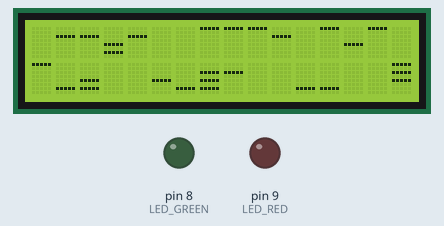
This sketch was run on a simulated Arduino Uno, built with avr-gcc and run on an emulated ATmega328P. Shown: 16×2 character LCD, output pins drawn as LEDs (lit = HIGH). Dashed ring = blinking. Random numbers use the default seed unless the sketch sets one.

Above: at 0.47 s.
At 2.25 s:
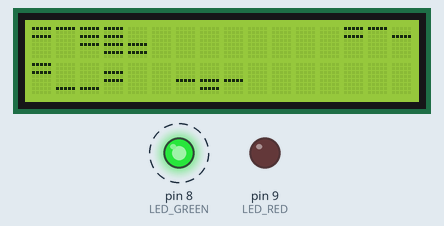
At 3.27 s:
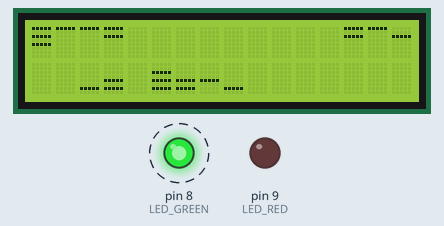
At 7.5 s:
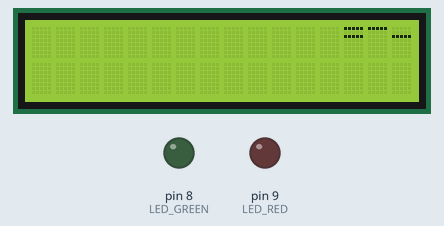
Timing chart, 0 to 9.0 s (numbered marks = the images above):
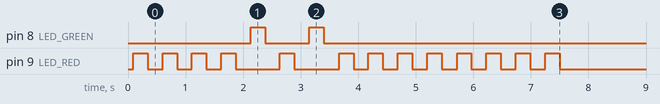

The sketch:

main.ino
```cpp
/* Arduino Tutorial: Learn how to use an LCD 16x2 screen
   More info: http://www.ardumotive.com/how-to-use-an-lcd-dislpay-en.html  */

//Include LCD library
#include <LiquidCrystal.h>

// pins
#define LED_GREEN 8
#define LED_RED   9
#define PIN_RS 12
#define PIN_E  11
#define PIN_D4  5
#define PIN_D5  4
#define PIN_D6  3
#define PIN_D7  2
// LCD size
#define LCD_W 16
#define LCD_H  2

#define WIDTH 16
#define HEIGHT 8

// game related
#define EMPTY 0
#define ALIVE 1
#define DEAD  2
#define BORN  4

LiquidCrystal lcd(PIN_RS, PIN_E, PIN_D4, PIN_D5, PIN_D6, PIN_D7);

char game[WIDTH * HEIGHT];
byte custom_top[8]    = { 31, 0,  0, 0,  0, 0,  0, 0 };
byte custom_topmid[8] = {  0, 0, 31, 0,  0, 0,  0, 0 };
byte custom_botmid[8] = {  0, 0,  0, 0, 31, 0,  0, 0 };
// byte custom_bot[8] = {  0, 0,  0, 0,  0, 0, 31, 0 }; this is the _
byte custom_2top[8]   = { 31, 0, 31, 0,  0, 0,  0, 0 };
// byte custom_2mid[8]= {  0, 0, 31, 0, 31, 0,  0, 0 }; this is the =
byte custom_2bot[8]   = {  0, 0,  0, 0, 31, 0, 31, 0 };
byte custom_3top[8]   = { 31, 0, 31, 0, 31, 0,  0, 0 };
byte custom_3bot[8]   = {  0, 0, 31, 0, 31, 0, 31, 0 };
byte custom_all[8]    = { 31, 0, 31, 0, 31, 0, 31, 0 };

void setup() {
  lcd.createChar(0, custom_top);
  lcd.createChar(1, custom_topmid);
  lcd.createChar(2, custom_botmid);
  lcd.createChar(3, custom_2top);
  lcd.createChar(4, custom_2bot);
  lcd.createChar(5, custom_3top);
  lcd.createChar(6, custom_3bot);
  lcd.createChar(7, custom_all);
  lcd.begin(LCD_W, LCD_H);

  pinMode(LED_GREEN, OUTPUT);
  pinMode(LED_RED, OUTPUT);

  randomSeed(analogRead(0));
  for (short i = 0; i < WIDTH * HEIGHT; ++i) {
    game[i] = random(0, 2);  // pick between 0 and 1
  }
}

char count_neighbors(short col, short row) {
  char neigh = 0;
  if (col > 0          && (game[col - 1 + row   * WIDTH] & ALIVE)) neigh++;
  if (col < WIDTH - 1  && (game[col + 1 + row   * WIDTH] & ALIVE)) neigh++;
  if (row > 0          && (game[col + (row - 1) * WIDTH] & ALIVE)) neigh++;
  if (row < HEIGHT - 1 && (game[col + (row + 1) * WIDTH] & ALIVE)) neigh++;
  if (col > 0         && row > 0          && (game[col - 1 + (row - 1) * WIDTH] & ALIVE)) neigh++;
  if (col < WIDTH - 1 && row > 0          && (game[col + 1 + (row - 1) * WIDTH] & ALIVE)) neigh++;
  if (col > 0         && row < HEIGHT - 1 && (game[col - 1 + (row - 1) * WIDTH] & ALIVE)) neigh++;
  if (col < WIDTH - 1 && row < HEIGHT - 1 && (game[col + 1 + (row + 1) * WIDTH] & ALIVE)) neigh++;

  return neigh;
}

void next_game(char* newborn, char* death) {
  for (short i = 0; i < WIDTH * HEIGHT; ++i) {
    const short col = i % WIDTH;
    const short row = i / WIDTH;
    const char neigh = count_neighbors(col, row);

    if (game[i] & ALIVE) {
      if (neigh < 2) {
        game[i] |= DEAD;
        (*death)++;
      } else if (neigh == 2 || neigh == 3) {
        game[i] |= BORN;
      } else if (neigh > 3) {
        game[i] |= DEAD;
        (*death)++;
      }
    } else if (game[i] == EMPTY && neigh == 3) {
      game[i] |= BORN;
      (*newborn)++;
    }
  }

  // swap
  for (short i = 0; i < WIDTH * HEIGHT; ++i) {
    if (game[i] & DEAD)
      game[i] = EMPTY;
    else if (game[i] & BORN)
      game[i] = ALIVE;
  }
}

void display_game() {
  byte custom[8] = {
    0b00000, 0b00000,
    0b00000, 0b00000,
    0b00000, 0b00000,
    0b00000, 0b00000
  };

  const short ratio_w = WIDTH / LCD_W;
  const short ratio_h = HEIGHT / LCD_H;

  // process char by char on the LCD
  for (short i = 0; i < LCD_W * LCD_H; ++i) {
    const short col = i % LCD_W;
    const short row = i / LCD_W;
    lcd.setCursor(col, row);

    const short x = col * ratio_w;
    const short y = row * ratio_h;

    char state = ((game[x + y       * WIDTH] & ALIVE) << 3) +
                 ((game[x + (y + 1) * WIDTH] & ALIVE) << 2) +
                 ((game[x + (y + 2) * WIDTH] & ALIVE) << 1) +
                  (game[x + (y + 3) * WIDTH] & ALIVE);

    switch (state) {
      // everyone is dead
      case 0: lcd.write(' '); break;
      // 1 living at the bottom
      case 1: lcd.write('_'); break;
      case 2: lcd.write(byte(2)); break;
      case 3: lcd.write(byte(4)); break;
      case 4: lcd.write(byte(1)); break;
      case 6: lcd.write('='); break;
      case 7: lcd.write(byte(6)); break;
      case 8: lcd.write(byte(0)); break;
      case 12: lcd.write(byte(3)); break;
      case 14: lcd.write(byte(5)); break;
      case 15: lcd.write(byte(7)); break;
    }
  }
}

void loop() {
  char death = 0;
  char newborn = 0;

  next_game(&newborn, &death);
  display_game();

  int led_pin = (death == newborn) ? 0 : ((death > newborn) ? LED_RED : LED_GREEN);
  if (led_pin != 0) {
    digitalWrite(led_pin, HIGH);
    delay(250);
    digitalWrite(led_pin, LOW);
    delay(250);
  }
}
```

Measured:
- by itself, pin 8 (LED_GREEN): alternates HIGH for 0.25 s and LOW for 0.77 s, 4 changes in all, then stays LOW
- by itself, pin 9 (LED_RED): LOW → HIGH at 0.09 s, → LOW 0.25 s later, → HIGH 0.26 s later, → LOW 0.25 s later, … (26 changes in this stretch)
- what the display in image 1 shows lasts 0.5 s, from 2.1 s to 2.6 s
